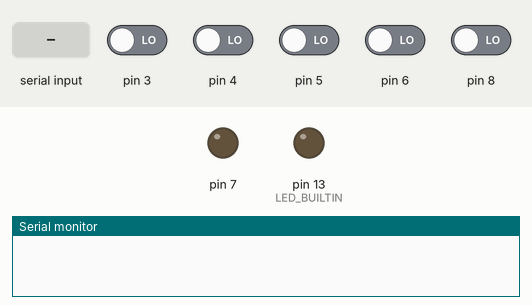
Recording of a sketch running on a simulated Arduino Uno, built with avr-gcc and run on an emulated ATmega328P. On the bench: output pins drawn as LEDs (lit = HIGH), the last lines printed to the serial monitor. The test bench sets the inputs (shaded band); at power-on: pin 3–6, pin 8 LOW.

Above: at 0.6 s.
At 3.8 s:
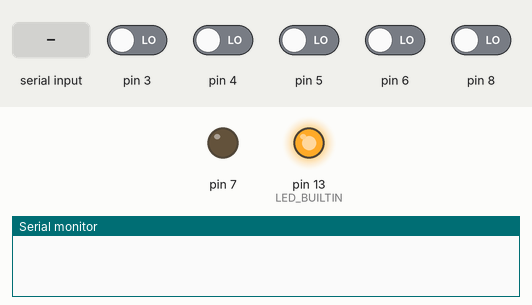
3.9 s: "33\n" received over Serial
5.4 s: "1,90\n" received over Serial
At 5.8 s:
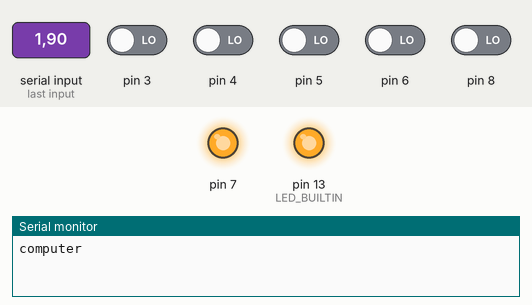
Timing chart, 0 to 8.4 s (numbered marks = the images above; inputs shaded):
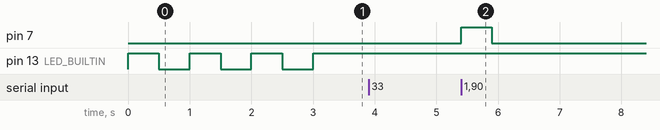

The sketch:

input_output.ino
```cpp
int starter = 0;
int numOut = 0;
int numIn;
void setup() {
  // put your setup code here, to run once:
  pinMode(LED_BUILTIN, OUTPUT);
  pinMode(7, OUTPUT);
  Serial.begin(9600);
  Serial.setTimeout(50);
  LED();
  digitalWrite(LED_BUILTIN, HIGH);
  do
  {
    starter = Serial.parseInt();
  }while (starter != 33 && starter != 77);
    if(starter == 33)
  {
       Serial.println("computer");
  }
  else if (starter == 77)
  {
     Serial.println("human");
  }
  Serial.println();
}

void loop() {
  // put your main code here, to run repeatedly:

  if (starter == 77) //human starts
  {

    numIn = 0;
    in();
    numOut = 0;
    out();
  }
  else // computer starts
  {
    numOut = 0;
    out();
    numIn = 0;
    in();
  }

}
void out()
{
   do{
  numOut = Serial.parseInt();
  for(int i = 1; i <= numOut; i++)
  {
  if (numOut == 50)
  {
    Exit50();
  }
  else
  {
  digitalWrite(7, HIGH);
  delay(500);
  digitalWrite(7, LOW);
  delay(500);
  }
  }
  }while(numOut == 0);
 }
void in()
{

  do{
   if(digitalRead(3) == HIGH && digitalRead(4) == LOW)
  {
    numIn = 1;
  }
  else if(digitalRead(4) == HIGH && digitalRead(3) == LOW)
  {
    numIn = 2;
  }
  else if(digitalRead(4) == HIGH && digitalRead(3) == HIGH)
  {
    numIn = 3;
  }
  else if(digitalRead(5) == HIGH)
  {
    numIn = 4;
  }
  else if(digitalRead(6) == HIGH)
  {
    numIn = 5;
  }
  else if(digitalRead(8) == HIGH)
  {
    numIn = 6;
  }
 /* else if (digitalRead(12) == HIGH)
  {
    numIn = 7;
  } */
  else
  {
    numIn = 0;
  }
  Serial.println(numIn);
  delay(1);
  }while(numIn == 0);
}

void LED()
{
  digitalWrite(LED_BUILTIN, HIGH);   // turn the LED on (HIGH is the voltage level)
  delay(500);                       // wait for a second
  digitalWrite(LED_BUILTIN, LOW);    // turn the LED off by making the voltage LOW
  delay(500);  // wait for a second
  digitalWrite(LED_BUILTIN, HIGH);
  delay(500);
  digitalWrite(LED_BUILTIN, LOW);
  delay(500);
  digitalWrite(LED_BUILTIN, HIGH);
  delay(500);
  digitalWrite(LED_BUILTIN, LOW);
  delay(500);
}

void Exit50()
{
  Serial.println("exiting");
    Serial.println("99");
    delay(22);
    LED();
    exit(0);
}
```

Measured:
- after the input at 5.4 s, pin 7: LOW → HIGH at once, → LOW 0.50 s later
